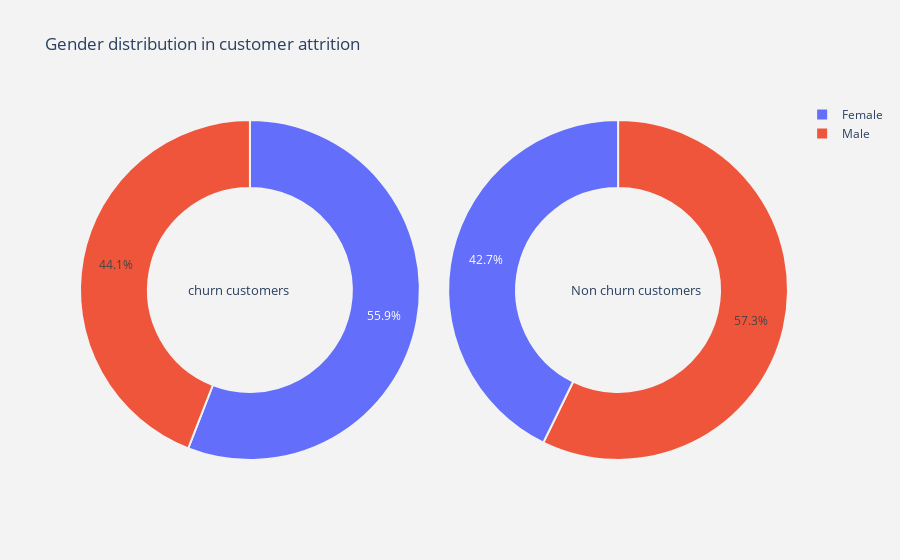

Notebook code for this chart:
### Markdown cell above
<h3><b>:::::The user-defined function to visualize the categorical features:::::</b></h3><br>
The customized pie function will generate the pie charts for the categorical functions in the 2-dimensional plane and grouped by the Exited (CLASS LABEL).

### Code cell
plot_pie(categorical_column[1])

### Figure 1 — Plotly figure (JSON) as saved in the notebook; plotly's stock layout.template omitted (floating-point values rounded to 4 significant figures)
{"data": [{"domain": {"x": [0, 0.48]}, "hole": 0.6, "hoverinfo": "label+percent+name", "labels": ["Female", "Male"], "marker": {"line": {"color": "rgb(243,243,243)", "width": 2}}, "name": "Churn Customers", "type": "pie", "values": [1139, 898]}, {"domain": {"x": [0.52, 1]}, "hole": 0.6, "hoverinfo": "label+percent+name", "labels": ["Male", "Female"], "marker": {"line": {"color": "rgb(243,243,243)", "width": 2}}, "name": "Non churn customers", "type": "pie", "values": [4559, 3404]}], "layout": {"annotations": [{"font": {"size": 13}, "showarrow": false, "text": "churn customers", "x": 0.15, "y": 0.5}, {"font": {"size": 13}, "showarrow": false, "text": "Non churn customers", "x": 0.88, "y": 0.5}], "paper_bgcolor": "rgb(243,243,243)", "plot_bgcolor": "rgb(243,243,243)", "title": {"text": "Gender distribution in customer attrition "}}}
